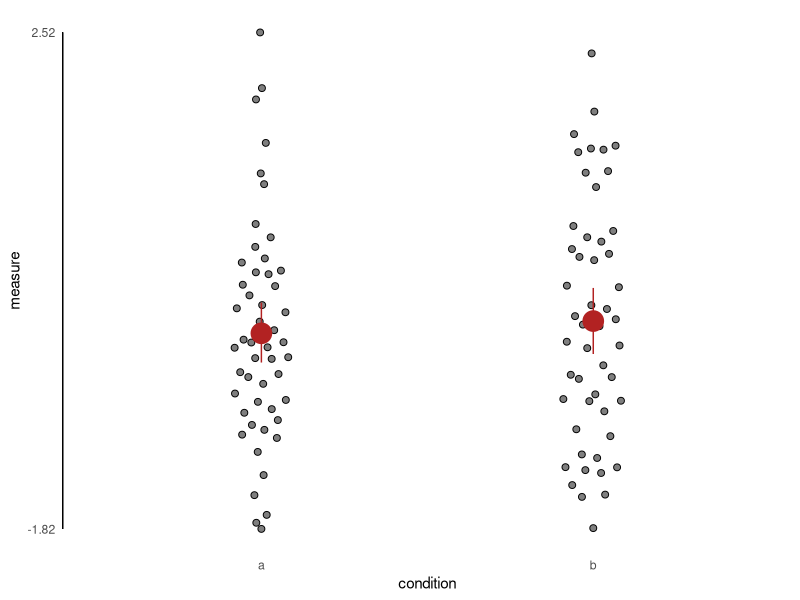
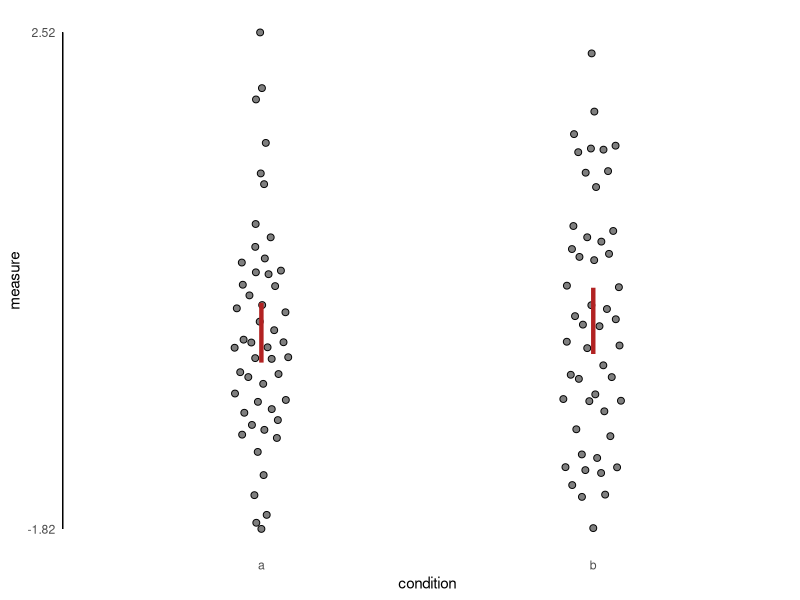
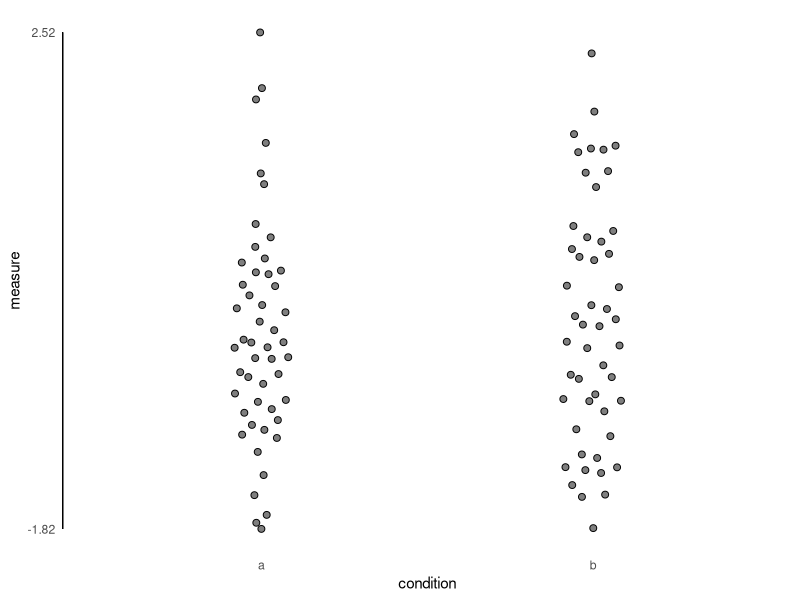

Reproduce these figures in R, in order.
## ---- chunk 1
knitr::opts_chunk$set(echo = TRUE, fig.align = 'center', fig.width = 3, fig.height = 3)
## ---- chunk 2
library(magrittr)
library(ggplot2)
library(ggbeeswarm)

## make data ----

n.subj <- 50
n.cond <- 2
dat <- data.frame(
  subj      = rep(1:n.subj, n.cond), 
  measure   = rnorm(n.subj * n.cond), 
  condition = letters[1:n.cond]
  )  ## a dataframe of unaggregated (i.e., subject-level) data
## ---- chunk 3
n.resamples <- 1E4

## make our basic plot:
p <- dat %>%
  ggplot(aes(x = condition, y = measure)) +
  geom_quasirandom(width = 0.1, color = "black", fill = "grey50", shape = 21, size = 2) +
  theme(
      axis.ticks = element_blank(),
      panel.background = element_blank(),
      axis.line = element_blank()
    ) +
  geom_segment(aes(y = min(measure), yend = max(measure), x = -Inf, xend = -Inf)) +
  scale_y_continuous(breaks = c(round(min(dat$measure), 2), round(max(dat$measure), 2)))

## add mean and errorbars:
p + stat_summary(
    fun.data = "mean_cl_boot", colour = "firebrick", size = 1.5,
    fun.args = list(B = n.resamples)
  )
## ---- chunk 4
p + stat_summary(
    fun.data = "mean_cl_boot", colour = "firebrick", size = 1.5, width = 0, geom = "errorbar",
    fun.args = list(B = n.resamples)
  )
## ---- chunk 5
afun <- function(y, a = 2, ...) {
  is.extreme <- abs(y - median(y)) > mad(y) * a
  output <- Hmisc::smean.cl.boot(y[!is.extreme], ...)  ## ellipsis to pass additional args from stat_summary
  output <- as.data.frame(t(output))  ## make dataframe
  names(output) <- c("y", "ymin", "ymax")  ## rename
  return(output)
}

p + stat_summary(
    fun.data = "afun", colour = "firebrick", size = 1.5, width = 0, geom = "errorbar",
    fun.args = list(B = n.resamples)
  )
